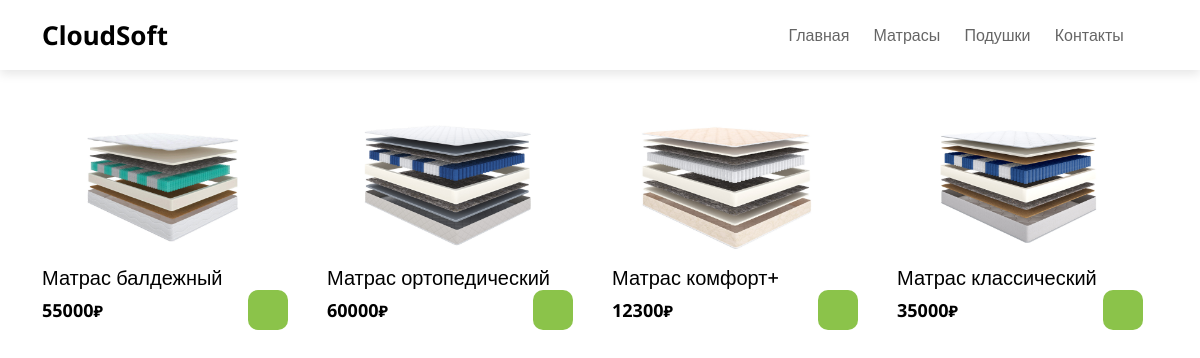
/mattresses, run on the app's committed database.
### products/models.py (models this page shows)
class Product(models.Model):
    CATEGORY_CHOICES = [
        ('ПОДУШКА', 'Подушки'),
        ('МАТРАС', 'Матрасы'),
    ]
    name = models.CharField(max_length=255)
    price = models.IntegerField()
    amount = models.IntegerField()
    category = models.CharField(max_length=255, choices=CATEGORY_CHOICES, default='')
    description = models.TextField(max_length=1000, default='')
    photo = models.ImageField(max_length=255, null=False, blank=True)

### products/views.py (the view)
# urls.py: path('mattresses', mattresses),
def mattresses(request):
    return render(request, 'mattresses.html', {'products': Product.objects.all()})

### templates/mattresses.html (shortened to what this page needs)
<!DOCTYPE html>
<html lang="ru">
<head>
    {% load static %}
    <link rel="stylesheet" href="{% static 'libs/bootstrap-reboot.min.css' %}">
    <link rel="stylesheet" href="{% static 'libs/bootstrap-grid.min.css' %}">
    <link rel="stylesheet" href="{% static 'css/index.css' %}">
    <link rel="stylesheet" href="{% static 'css/pillows_mattresses.css' %}">
</head>
<body>
    <nav class="navbar">
        <div class="container">
            <a href="http://127.0.0.1:8000" class="navbar-brand">CloudSoft</a>
            <div class="navbar-wrap">
                <ul class="navbar-menu">
                    <li><a href="http://127.0.0.1:8000">Главная</a></li>
                    <li><a href="http://127.0.0.1:8000/mattresses">Матрасы</a></li>
                    <li><a href="http://127.0.0.1:8000/pillows">Подушки</a></li>
                    <li><a href="http://127.0.0.1:8000/contacts">Контакты</a></li>
                    <li><a href="http://127.0.0.1:8000/cart"></a></li>
                </ul>
            </div>
        </div>
    </nav>
    <div class="container mt-5">
        <div class="row">
            {% for prod in products %}
            {% if prod.category == 'МАТРАС' %}
            <div class="col-md-3">
                <div class="product">
                    <a href="http://127.0.0.1:8000/product/{{ prod.id }}"><div class="image">
                        <img src="{% static 'img/' %}{{prod.photo}}" alt="">
                    </div></a>
                    <div class="info">
                        <h3>{{ prod.name }}</h3>
                        <div class="info-price">
                            <span class="price">{{ prod.price }}<small>₽</small></span>
                            <button class="add-to-cart"></button>
                        </div>
                    </div>
                </div>
            </div>
            {% endif %}
            {% endfor %}
        </div>
    </div>
</body>
</html>

### static/css/index.css (style rules this page uses)
body { position: relative; font-family: 'Noto Sans', sans-serif; font-size: 16px; line-height: 1.4; color: #000; min-width: 320px; overflow-x: hidden; height: 100vh; }
.navbar { width: 100%; height: 70px; box-shadow: 0 4px 10px rgba(0,0,0, .1); }
.navbar .container { height: inherit; display: flex; justify-content: space-between; align-items: center; }
.navbar-menu { list-style-type: none; padding-left: 0; margin-bottom: 0; }
.navbar-menu li { display: inline-block; }
.navbar-menu li a { display: inline-block; color: #000; opacity: 0.6; text-decoration: none; padding: 10px; transition: all .07s ease-in-out; }
.navbar-wrap { display: flex; flex-flow: row nowrap; }
.navbar-brand { font-weight: 700; font-size: 26px; text-decoration: none; color: #000; transition: all .07s ease-in-out; }

### static/css/pillows_mattresses.css (style rules this page uses)
body { position: relative; font-family: 'Noto Sans', sans-serif; font-size: 16px; line-height: 1.4; color: #000; min-width: 320px; overflow-x: hidden; height: auto; }
.product { margin-bottom: 30px; margin-right: 15px; }
.image { margin-bottom: 10px; }
.image img { height: 100%; width: 100%; object-fit: cover; border-radius: 7px; }
.info h3 { font-size: 20px; margin-bottom: 0; }
.info-price { display: flex; flex-flow: row nowrap; justify-content: space-between; align-items: center; }
.add-to-cart { border: none; width: 40px; height: 40px; display: flex; align-items: center; justify-content: center; background-color: #8bc34a; color: #fff; border-radius: 10px; }
.price { font-weight: 700; font-size: 18px; }

### data on the page
Product: photo (picture), name "Матрас балдежный", price "55000"
Product: photo (picture), name "Матрас ортопедический", price "60000"
Product: photo (picture), name "Матрас комфорт+", price "12300"
Product: photo (picture), name "Матрас классический", price "35000"
